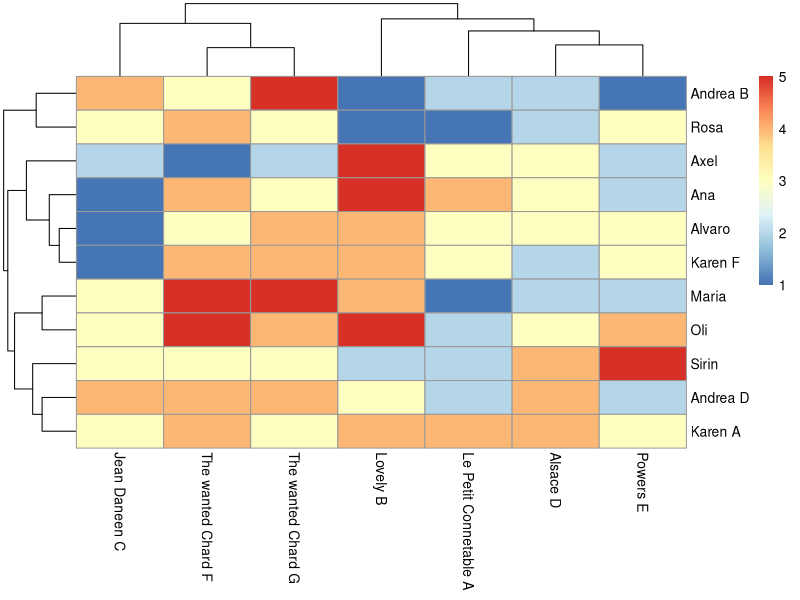
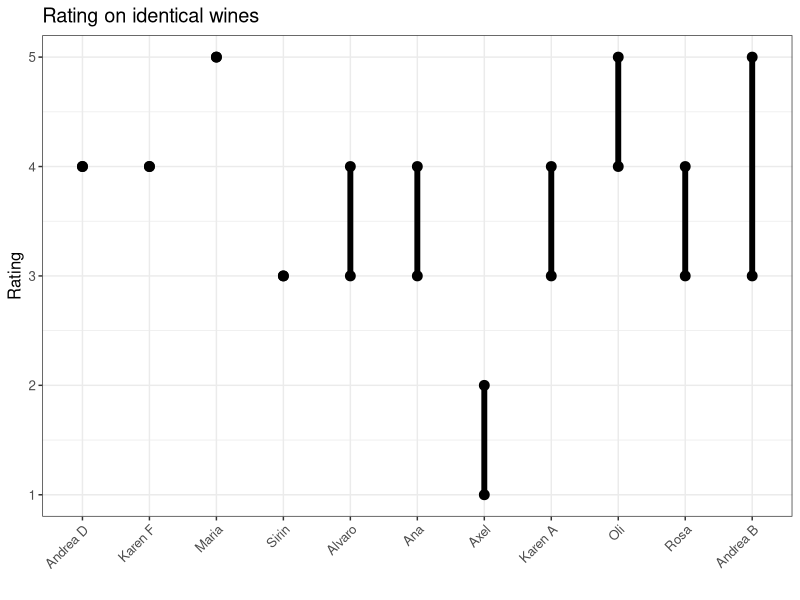
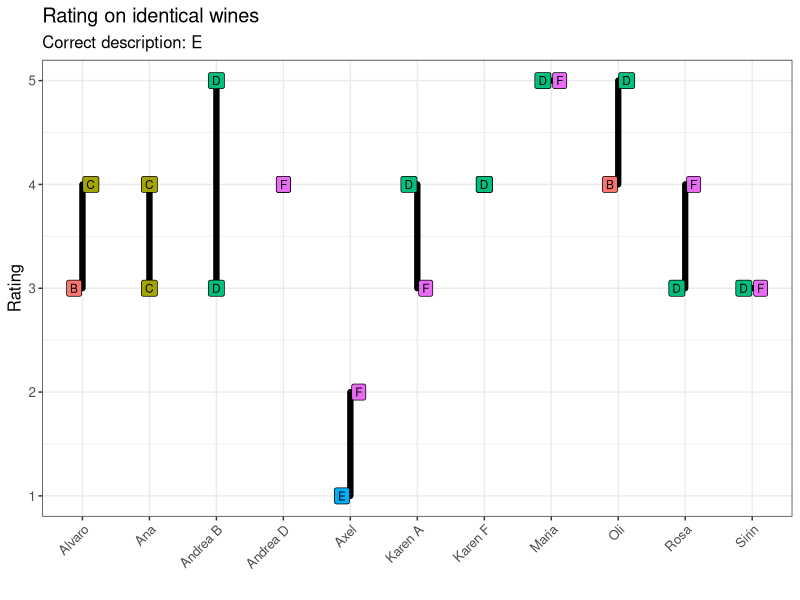
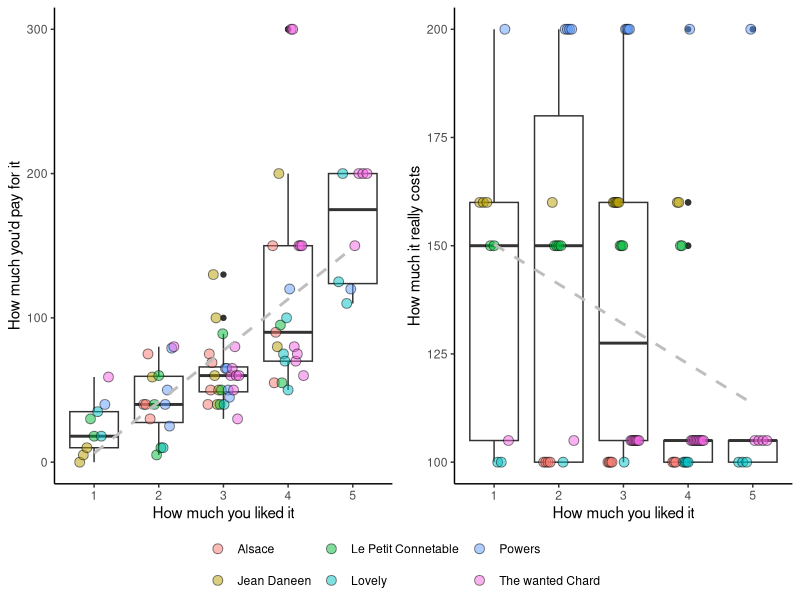
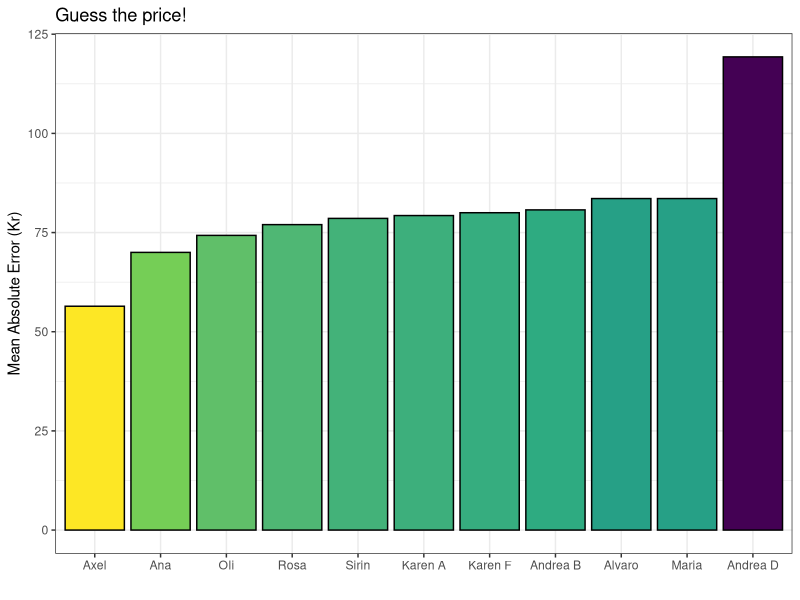
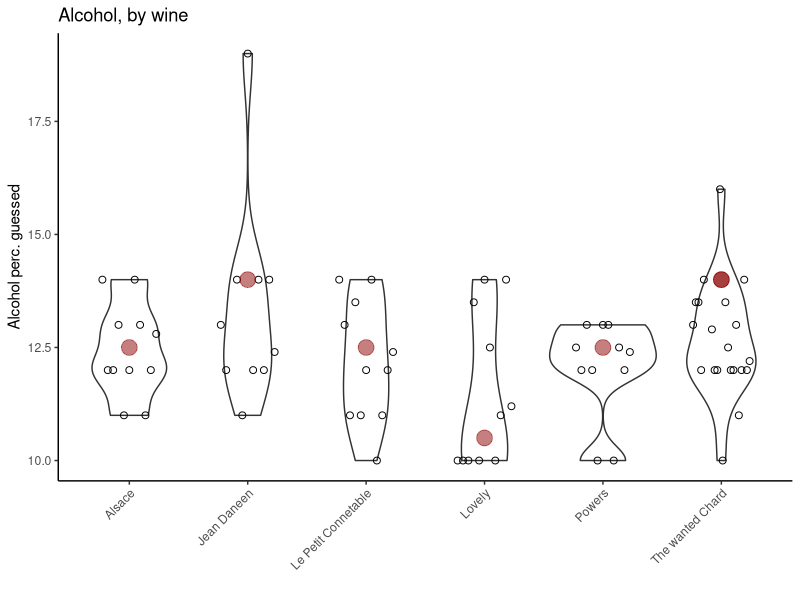
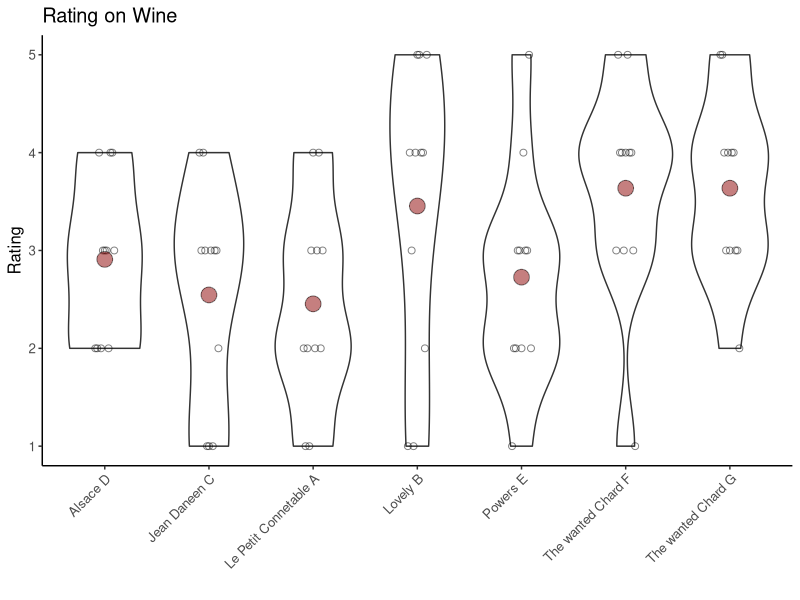
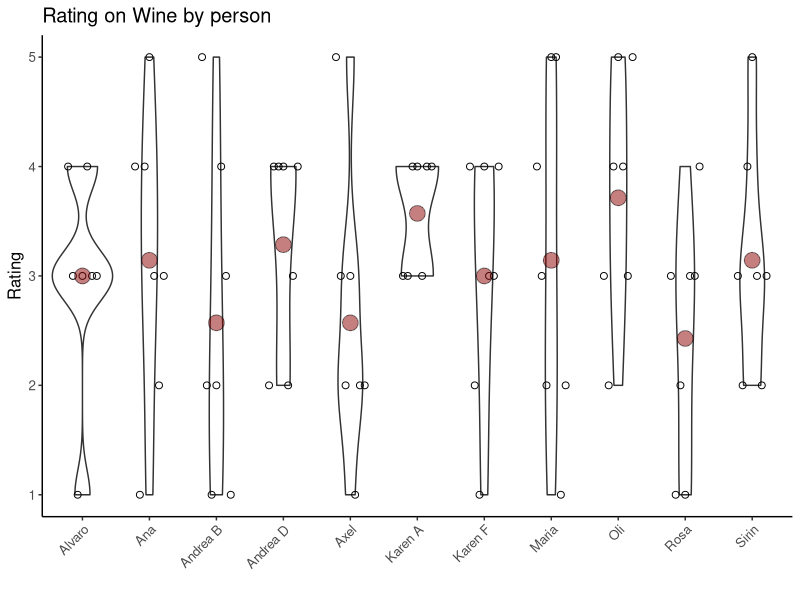

Reproduce these figures in R, in order.
library(tidyverse)

wine_info = read_csv("maria_bday2024/WineInfo.csv") %>% 
  rename(Wine = Name) %>% 
  mutate(Bottle = paste(Wine,Letter))

wine_ratings = read_csv("maria_bday2024/WineRatings.csv") %>% 
  rename(Letter=Wine,
         Alcohol_guessed=`Alcohol Percentage`)

results = wine_ratings %>% 
  left_join(wine_info, by = join_by(Letter))

# indovina il doppione ####
paired_wines_rating <- results %>%
  filter(Letter %in% c("F","G")) %>% 
  group_by(Name) %>% 
  summarise(min=min(Rating), max=max(Rating)) %>% 
  ggplot(aes(x= reorder(Name, abs(min-max)), y=min, yend=max, xend=Name)) +
  geom_segment(linewidth=2) +
  geom_point(aes(y=min),
             size=3, stat="identity") +
  geom_point(aes(y=max),
             size=3, stat="identity") +
  theme_bw() +
  theme(axis.text.x = element_text(angle=45, hjust=1, vjust=1),
        text=element_text(size=12)) +
  labs(y="Rating", x="") +
  ggtitle("Rating on identical wines") +
  scale_y_continuous(limits = c(1,5))


ggsave(plot = paired_wines_rating,
       filename = "paired_wines_rating.png",
       path = "maria_bday2024/plots/", 
       width = 16,height = 12,
       units = "cm",
       device = "png")

# add description letters to dots
min_max_ratings <- results %>%
  filter(Letter %in% c("F", "G")) %>%
  group_by(Name) %>%
  summarize(min_rating = min(Rating), max_rating = max(Rating),
            same_letter = length(unique(Description))==1)

paired_wines_rating2 <- results %>%
  filter(Letter %in% c("F","G")) %>% 
  left_join(min_max_ratings, by = "Name") %>% 
  ggplot(aes(x=Name, xend=Name, y=Rating, fill=Description)) +
  geom_segment(aes(y=min_rating, yend=max_rating),show.legend = F,
               lineend='round', linewidth=2) +
  geom_label(size=3,aes(label=Description), stat="identity", show.legend = F,
             position=position_dodge(width = 0.5)) +
  theme_bw() +
  theme(axis.text.x = element_text(angle=45, hjust=1, vjust=1),
        text=element_text(size=12)) +
  labs(y="Rating", x="") +
  ggtitle("Rating on identical wines", 'Correct description: E') +
  scale_y_continuous(limits = c(1,5))

ggsave(plot = paired_wines_rating2,
       filename = "paired_wines_rating2.png",
       path = "maria_bday2024/plots/", 
       width = 18,height = 12,
       units = "cm",
       device = "png")


## correlatione Price Rating ####

costpay1 <- results %>%
  ggplot(aes(y=Offer, x=Rating)) +
  geom_boxplot(aes(group=Rating)) +
  geom_point(shape=21, size=3, position = position_dodge2(width = .5), aes(fill=Wine), show.legend = T, alpha=.5) +
  theme_classic() +
  labs(y="How much you'd pay for it", x="How much you liked it",fill="") +
  geom_smooth(method="lm", col="gray", linetype="dashed", se=F)

costpay2 <- results %>%
  ggplot(aes(y=Price, x=Rating)) +
  geom_boxplot(aes(group=Rating)) +
  geom_point(shape=21, size=3, position = position_dodge2(width = .5),
  aes(fill=Wine), alpha=.5) +
  theme_classic() +
  labs(y="How much it really costs", x="How much you liked it",fill="")+
  geom_smooth(method="lm", col="gray", linetype="dashed", se=F)

pricecorrplot = ggpubr::ggarrange(plotlist = list(A=costpay1, B=costpay2), 
                                  common.legend = T, legend = "bottom")


ggsave(plot = pricecorrplot,
       filename = "pricecorrplot.png",
       path = "maria_bday2024/plots/", 
       width =18, height = 12,
       units = "cm",
       device = "png")


#gara asta ####
auction_rank <- results %>% 
  mutate(diff = (Offer - Price))  %>% 
  group_by(Name) %>% 
  summarise(Score = mean(abs(diff))) %>% 
  arrange(Score)

auction_rankplot = auction_rank %>% 
  ggplot(aes(x=reorder(Name, Score), y=Score)) +
  geom_col(aes(fill=Score), col="black", show.legend = F) +
  theme_bw() +
  scale_fill_continuous(type = "viridis",direction=-1) +
  labs(x="",y="Mean Absolute Error (Kr)") +
  ggtitle("Guess the price!")

ggsave(plot = auction_rankplot,
       filename = "auction_rank.png",
       path = "maria_bday2024/plots/", 
       width =16, height = 10,
       units = "cm",
       device = "png")

# Grado alcolico percepito ####
etohbyname <- results %>%
  select(Name, Alcohol_guessed) %>%
  ggplot(aes(x=Name, y=Alcohol_guessed)) +
  geom_violin() +
  geom_point(size=2, shape=21, position= position_dodge2(width = 0.5)) +
  theme_classic() +
  theme(axis.text.x = element_text(angle=45, hjust=1)) +
  ggtitle("Alcohol, by person") +
  labs(y="Alcohol perc. guessed", x="")

ethobywine <- results %>%
  select(Wine, Alcohol_guessed, `Alcohol Percentage`) %>%
  ggplot(aes(x=Wine, y=Alcohol_guessed)) +
  geom_violin() +
  geom_point(size=2, shape=21, position= position_dodge2(width = 0.5)) +
  theme_classic()+
  theme(axis.text.x = element_text(angle=45, hjust=1)) +
  geom_point(data= wine_info, col="darkred",alpha=.5,size=5, aes(x=Wine, y=`Alcohol Percentage`)) +
  ggtitle("Alcohol, by wine") +
  labs(y="Alcohol perc. guessed", x="")

ggsave(plot = ethobywine,
       filename = "ethobywine.png",
       path = "maria_bday2024/plots/", 
       width =16,height = 10,
       units = "cm",
       device = "png")


## Indovina il grado alcolico!####
ehohguess_rank <- results %>% 
  mutate(diff = abs(Alcohol_guessed - `Alcohol Percentage`)) %>%
  group_by(Name) %>% 
  summarise(Score = mean(diff)) %>% 
  arrange(Score) %>% 
  filter(!is.na(Score))

ehohguess_rankplot = ehohguess_rank %>% 
  ggplot(aes(x=reorder(Name, Score), y=Score)) +
  geom_col(aes(fill=Score), col="black", show.legend = F) +
  theme_bw() +
  scale_fill_continuous(type = "viridis", trans = 'reverse') +
  labs(x="", y="Mean Error") +
  ggtitle("Guess the alcohol percentage!")

# fix missing rosa and Andrea due to NA?

## Classifica dei vini 
Wine_rating_bottle <- results %>%
  ggplot(aes(y=Rating, x = Bottle)) +
  geom_violin() +
  geom_point(position=position_dodge2(width=.2), shape=21, alpha=.5, col="black", size=2) +
  geom_point(size=5,shape=21, stat="summary", fill="darkred", alpha=.5) +
  theme_classic() +
  theme(axis.text.x = element_text(angle=45, hjust=1, vjust=1),
        text=element_text(size=12)) +
  xlab("") + ylab("Rating") +
  ggtitle("Rating on Wine")

ggsave(plot = Wine_rating_bottle,
       filename = "Wine_rating_bottle.png",
       path = "maria_bday2024/plots/", 
       width =16,height = 10,
       units = "cm",
       device = "png")

classifica <- results %>% 
  group_by(Wine) %>% 
  summarise(Rating=mean(Rating)) %>% 
  arrange(desc(Rating)) %>% 
  arrange(desc(Rating))

# Giudizi sul Wine per sommelier ####
rating_per_sommelier <- results %>%
  ggplot(aes(y=Rating, x= Name)) +
  geom_violin(trim = T, scale = "count") +
  geom_point(position=position_dodge2(width=.5), 
             size=2, shape=21,alpha=1, stat="identity") +
  geom_point(stat="summary", fill="darkred", alpha=.5,shape=21, size=5) +
  theme_classic() +
  theme(axis.text.x = element_text(angle=45, hjust=1, vjust=1),
        text=element_text(size=12)) +
  labs(x="", y="Rating") +
  ggtitle("Rating on Wine by person")

ggsave(plot = rating_per_sommelier,
       filename = "rating_per_sommelier.png",
       path = "maria_bday2024/plots/", 
       width =18,height = 12,
       units = "cm",
       device = "png")


# Pregiudice of country

rating_countries <- results %>%
  filter(!is.na(Country.x)) %>%
  ggplot(aes(y=Rating, x= reorder(Country.x, desc(Rating)))) +
  geom_violin(trim = T, scale = "count") +
  geom_point(position=position_dodge2(width=.5), 
             size=2, shape=21,alpha=1, stat="identity") +
  geom_point(stat="summary", fill="darkred", alpha=.5,shape=21, size=5) +
  theme_classic() +
  theme(axis.text.x = element_text(angle=45, hjust=1, vjust=1),
        text=element_text(size=12)) +
  labs(x="", y="Rating") +
  ggtitle("Rating on Wine by person")

ggsave(plot = rating_countries,
       filename = "rating_countries.png",
       path = "maria_bday2024/plots/", 
       width =18,height = 12,
       units = "cm",
       device = "png")

# Clustering ####

heatmap <- results %>%
  select(Name,Letter,Rating, Wine) %>%
  unite(Wine, Wine, Letter, sep= " ") %>%
  spread(Wine, Rating) %>%
  column_to_rownames("Name") %>%
  as.matrix() %>% #t() %>%
  scale(center = F, scale = F) %>%
  pheatmap::pheatmap()


ggsave(plot = heatmap,
       filename = "heatmap.png",
       path = "maria_bday2024/plots/", 
       width =10,height = 12,
       units = "cm",
       device = "png")
